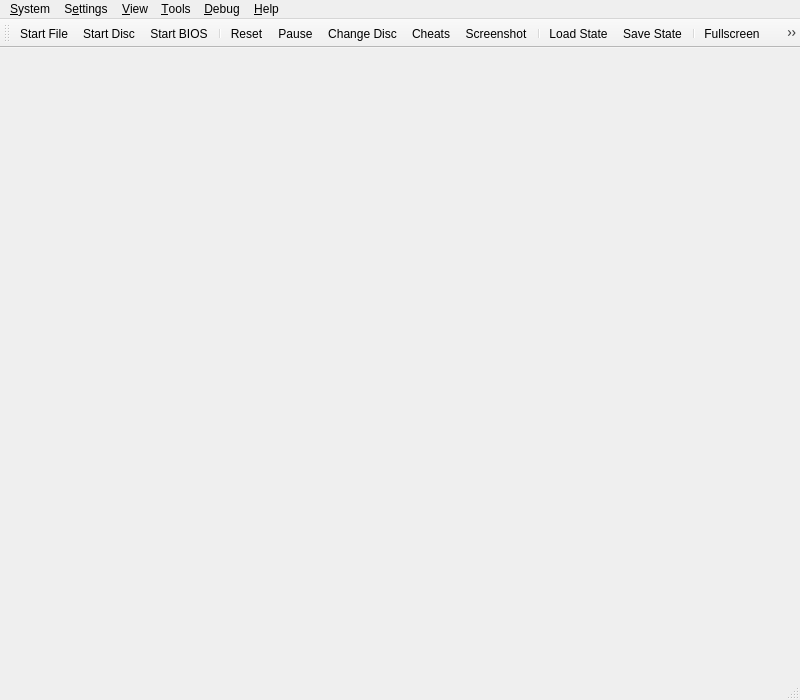
<?xml version="1.0" encoding="UTF-8"?>
<ui version="4.0">
 <class>MainWindow</class>
 <widget class="QMainWindow" name="MainWindow">
  <property name="geometry">
   <rect>
    <x>0</x>
    <y>0</y>
    <width>800</width>
    <height>700</height>
   </rect>
  </property>
  <property name="acceptDrops">
   <bool>true</bool>
  </property>
  <property name="windowTitle">
   <string>PCSX2</string>
  </property>
  <property name="windowIcon">
   <iconset resource="resources/resources.qrc">
    <normaloff>:/icons/AppIcon.png</normaloff>:/icons/AppIcon.png</iconset>
  </property>
  <widget class="QStackedWidget" name="mainContainer">
   <property name="currentIndex">
    <number>0</number>
   </property>
   <widget class="QWidget" name="page"/>
   <widget class="QWidget" name="page_2"/>
  </widget>
  <widget class="QMenuBar" name="menuBar">
   <property name="geometry">
    <rect>
     <x>0</x>
     <y>0</y>
     <width>800</width>
     <height>22</height>
    </rect>
   </property>
   <widget class="QMenu" name="menuSystem">
    <property name="title">
     <string>&amp;System</string>
    </property>
    <widget class="QMenu" name="menuChangeDisc">
     <property name="title">
      <string>Change Disc</string>
     </property>
     <property name="icon">
      <iconset theme="dvd-line"/>
     </property>         
     <actiongroup name="actionGroupChangeDiscSubImages"/>
     <addaction name="actionChangeDiscFromFile"/>
     <addaction name="actionChangeDiscFromDevice"/>
     <addaction name="actionChangeDiscFromGameList"/>
     <addaction name="actionRemoveDisc"/>
     <addaction name="separator"/>
    </widget>
    <widget class="QMenu" name="menuCheats">
     <property name="title">
      <string>Cheats</string>
     </property>
     <property name="icon">
      <iconset theme="flask-line"/>
     </property>         
    </widget>
    <widget class="QMenu" name="menuLoadState">
     <property name="title">
      <string>Load State</string>
     </property>
     <property name="icon">
      <iconset theme="folder-open-line"/>
     </property>       
    </widget>
    <widget class="QMenu" name="menuSaveState">
     <property name="title">
      <string>Save State</string>
     </property>
     <property name="icon">
      <iconset theme="save-3-line"/>
     </property>             
    </widget>
    <addaction name="actionStartFile"/>
    <addaction name="actionStartDisc"/>
    <addaction name="actionStartBios"/>
    <addaction name="actionResumeLastState"/>
    <addaction name="separator"/>
    <addaction name="actionPowerOff"/>
    <addaction name="actionReset"/>
    <addaction name="actionPause"/>
    <addaction name="menuChangeDisc"/>
    <addaction name="separator"/>
    <addaction name="menuCheats"/>
    <addaction name="actionScreenshot"/>
    <addaction name="separator"/>
    <addaction name="menuLoadState"/>
    <addaction name="menuSaveState"/>
    <addaction name="separator"/>
    <addaction name="actionExit"/>
   </widget>
   <widget class="QMenu" name="menuSettings">
    <property name="title">
     <string>S&amp;ettings</string>
    </property>
    <addaction name="actionInterfaceSettings"/>
    <addaction name="actionGameListSettings"/>
    <addaction name="actionBIOSSettings"/>
    <addaction name="actionEmulationSettings"/>
    <addaction name="actionSystemSettings"/>
    <addaction name="actionDisplaySettings"/>
    <addaction name="actionOSDSettings"/>
    <addaction name="actionGraphicsSettings"/>
    <addaction name="actionAudioSettings"/>
    <addaction name="actionControllerSettings"/>
    <addaction name="actionMemoryCardSettings"/>
    <addaction name="actionHotkeySettings"/>
    <addaction name="separator"/>
    <addaction name="actionAddGameDirectory"/>
    <addaction name="actionScanForNewGames"/>
    <addaction name="actionRescanAllGames"/>
   </widget>
   <widget class="QMenu" name="menuHelp">
    <property name="title">
     <string>&amp;Help</string>
    </property>
    <addaction name="actionGitHubRepository"/>
    <addaction name="actionSupportForums"/>
    <addaction name="actionDiscordServer"/>
    <addaction name="separator"/>
    <addaction name="actionCheckForUpdates"/>
    <addaction name="separator"/>
    <addaction name="actionAboutQt"/>
    <addaction name="actionAbout"/>
   </widget>
   <widget class="QMenu" name="menuDebug">
    <property name="title">
     <string>&amp;Debug</string>
    </property>
    <widget class="QMenu" name="menuDebugSwitchRenderer">
     <property name="title">
      <string>Switch Renderer</string>
     </property>
    </widget>
    <addaction name="separator"/>
    <addaction name="actionToggleSoftwareRendering"/>
    <addaction name="menuDebugSwitchRenderer"/>
    <addaction name="separator"/>
    <addaction name="actionReloadPatches"/>
   </widget>
   <widget class="QMenu" name="menu_View">
    <property name="title">
     <string>&amp;View</string>
    </property>
    <widget class="QMenu" name="menuWindowSize">
     <property name="title">
      <string>&amp;Window Size</string>
     </property>
     <property name="icon">
      <iconset theme="window-2-line"/>
     </property>       
    </widget>
    <addaction name="actionViewToolbar"/>
    <addaction name="actionViewLockToolbar"/>     
    <addaction name="actionViewStatusBar"/>
    <addaction name="separator"/>
    <addaction name="actionViewGameList"/>
    <addaction name="actionViewGameGrid"/>
    <addaction name="actionViewSystemDisplay"/>
    <addaction name="actionViewGameProperties"/>
    <addaction name="separator"/>
    <addaction name="actionFullscreen"/>
    <addaction name="menuWindowSize"/>
    <addaction name="separator"/>
    <addaction name="actionGridViewShowTitles"/>
    <addaction name="actionGridViewZoomIn"/>
    <addaction name="actionGridViewZoomOut"/>
    <addaction name="actionGridViewRefreshCovers"/>
   </widget>
   <widget class="QMenu" name="menu_Tools">
    <property name="title">
     <string>&amp;Tools</string>
    </property>
    <addaction name="actionMemory_Card_Editor"/>
    <addaction name="actionCheatManager"/>
    <addaction name="separator"/>
    <addaction name="actionOpenDataDirectory"/>
   </widget>
   <addaction name="menuSystem"/>
   <addaction name="menuSettings"/>
   <addaction name="menu_View"/>
   <addaction name="menu_Tools"/>
   <addaction name="menuDebug"/>
   <addaction name="menuHelp"/>
  </widget>
  <widget class="QToolBar" name="toolBar">
   <property name="windowTitle">
    <string>toolBar</string>
   </property>
   <property name="iconSize">
    <size>
     <width>32</width>
     <height>32</height>
    </size>
   </property>
   <property name="toolButtonStyle">
    <enum>Qt::ToolButtonTextUnderIcon</enum>
   </property>
   <attribute name="toolBarArea">
    <enum>TopToolBarArea</enum>
   </attribute>
   <attribute name="toolBarBreak">
    <bool>false</bool>
   </attribute>
   <property name="visible">
    <bool>false</bool>
   </property>
   <addaction name="actionStartFile"/>
   <addaction name="actionStartDisc"/>
   <addaction name="actionStartBios"/>
   <addaction name="separator"/>
   <addaction name="actionReset"/>
   <addaction name="actionPause"/>
   <addaction name="actionChangeDisc"/>
   <addaction name="actionCheats"/>
   <addaction name="actionScreenshot"/>
   <addaction name="separator"/>
   <addaction name="actionLoadState"/>
   <addaction name="actionSaveState"/>
   <addaction name="separator"/>
   <addaction name="actionFullscreen"/>
   <addaction name="actionSettings"/>
  </widget>   
  <widget class="QStatusBar" name="statusBar"/>
  <action name="actionStartFile">
   <property name="text">
    <string>Start &amp;File...</string>
   </property>
   <property name="icon">
    <iconset theme="file-line"/>
   </property>      
  </action>
  <action name="actionStartDisc">
   <property name="text">
    <string>Start &amp;Disc...</string>
   </property>
   <property name="icon">
    <iconset theme="disc-line"/>
   </property>            
  </action>
  <action name="actionStartBios">
   <property name="text">
    <string>Start &amp;BIOS</string>
   </property>
   <property name="icon">
    <iconset theme="hard-drive-2-line"/>
   </property>        
  </action>
  <action name="actionScanForNewGames">
   <property name="text">
    <string>&amp;Scan For New Games</string>
   </property>
   <property name="icon">
    <iconset theme="file-search-line"/>
   </property>    
  </action>
  <action name="actionRescanAllGames">
   <property name="text">
    <string>&amp;Rescan All Games</string>
   </property>
   <property name="icon">
    <iconset theme="refresh-line"/>
   </property>
  </action>
  <action name="actionPowerOff">
   <property name="text">
    <string>Shut &amp;Down</string>
   </property>
   <property name="icon">
    <iconset theme="shut-down-line"/>
   </property>     
  </action>
  <action name="actionReset">
   <property name="text">
    <string>&amp;Reset</string>
   </property>
   <property name="icon">
    <iconset theme="restart-line"/>
   </property>    
  </action>
  <action name="actionPause">
   <property name="checkable">
    <bool>true</bool>
   </property>
   <property name="text">
    <string>&amp;Pause</string>
   </property>
   <property name="icon">
    <iconset theme="pause-line"/>
   </property>  
  </action>
  <action name="actionLoadState">
   <property name="text">
    <string>&amp;Load State</string>
   </property>
   <property name="icon">
    <iconset theme="folder-open-line"/>
   </property>      
  </action>
  <action name="actionSaveState">
   <property name="text">
    <string>&amp;Save State</string>
   </property>
   <property name="icon">
    <iconset theme="save-3-line"/>
   </property>  
  </action>
  <action name="actionExit">
   <property name="text">
    <string>E&amp;xit</string>
   </property>
   <property name="icon">
    <iconset theme="door-open-line"/>
   </property>     
  </action>
  <action name="actionBIOSSettings">
   <property name="text">
    <string>&amp;BIOS</string>
   </property>
   <property name="icon">
    <iconset theme="hard-drive-2-line"/>
   </property>
  </action>
  <action name="actionSystemSettings">
   <property name="text">
    <string>System</string>
   </property>
   <property name="icon">
    <iconset theme="artboard-2-line"/>
   </property>
  </action>
  <action name="actionEmulationSettings">
   <property name="text">
    <string>Emulation</string>
   </property>
   <property name="icon">
    <iconset theme="dashboard-line"/>
   </property>
  </action>
  <action name="actionControllerSettings">
   <property name="text">
    <string>&amp;Controllers</string>
   </property>
   <property name="icon">
    <iconset theme="gamepad-line"/>
   </property>    
  </action>
  <action name="actionHotkeySettings">
   <property name="text">
    <string>&amp;Hotkeys</string>
   </property>
   <property name="icon">
    <iconset theme="keyboard-line"/>
   </property>
  </action>
  <action name="actionDisplaySettings">
   <property name="text">
    <string>&amp;Display</string>
   </property>
   <property name="icon">
    <iconset theme="window-2-line"/>
   </property>
  </action>
  <action name="actionOSDSettings">
   <property name="text">
    <string>&amp;OSD</string>
   </property>
   <property name="icon">
    <iconset theme="tv-2-line"/>
   </property>
  </action>
  <action name="actionGraphicsSettings">
   <property name="text">
    <string>&amp;Graphics</string>
   </property>
   <property name="icon">
    <iconset theme="brush-line"/>
   </property>
  </action>
  <action name="actionPostProcessingSettings">
   <property name="text">
    <string>&amp;Post-Processing Settings...</string>
   </property>
  </action>
  <action name="actionFullscreen">
   <property name="text">
    <string>Fullscreen</string>
   </property>
   <property name="icon">
    <iconset theme="fullscreen-line"/>
   </property>    
  </action>
  <action name="actionResolution_Scale">
   <property name="text">
    <string>Resolution Scale</string>
   </property>
  </action>
  <action name="actionGitHubRepository">
   <property name="text">
    <string>&amp;GitHub Repository...</string>
   </property>
  </action>
  <action name="actionSupportForums">
   <property name="text">
    <string>Support &amp;Forums...</string>
   </property>
  </action>
  <action name="actionDiscordServer">
   <property name="text">
    <string>&amp;Discord Server...</string>
   </property>
  </action>
  <action name="actionCheckForUpdates">
   <property name="icon">
    <iconset theme="download-2-line"/>
   </property>    
   <property name="text">
    <string>Check for &amp;Updates...</string>
   </property>
  </action>
  <action name="actionAboutQt">
   <property name="icon">
    <iconset resource="resources/resources.qrc">
     <normaloff>:/icons/QT.png</normaloff>:/icons/QT.png</iconset>
   </property>
   <property name="text">
    <string>About &amp;Qt...</string>
   </property>
  </action>
  <action name="actionAbout">
   <property name="text">
    <string>&amp;About PCSX2...</string>
   </property>
  </action>
  <action name="actionChangeDisc">
   <property name="text">
    <string>Change Disc...</string>
   </property>
   <property name="icon">
    <iconset theme="dvd-line"/>
   </property>             
  </action>
  <action name="actionCheats">
   <property name="text">
    <string>Cheats...</string>
   </property>
   <property name="icon">
    <iconset theme="flask-line"/>
   </property>   
  </action>
  <action name="actionAudioSettings">
   <property name="text">
    <string>&amp;Audio</string>
   </property>
   <property name="icon">
    <iconset theme="volume-up-line"/>
   </property>
  </action>
  <action name="actionGameListSettings">
   <property name="text">
    <string>Game List</string>
   </property>
   <property name="icon">
    <iconset theme="folder-settings-line"/>
   </property>
  </action>
  <action name="actionInterfaceSettings">
   <property name="text">
    <string>Interface</string>
   </property>
   <property name="icon">
    <iconset theme="settings-3-line"/>
   </property>
  </action>
  <action name="actionAddGameDirectory">
   <property name="text">
    <string>Add Game Directory...</string>
   </property>
   <property name="icon">
    <iconset theme="folder-add-line"/>
   </property>    
  </action>
  <action name="actionSettings">
   <property name="text">
    <string>&amp;Settings...</string>
   </property>
   <property name="icon">
    <iconset theme="settings-3-line"/>
   </property>
  </action>
  <action name="actionChangeDiscFromFile">
   <property name="text">
    <string>From File...</string>
   </property>
  </action>
  <action name="actionChangeDiscFromDevice">
   <property name="text">
    <string>From Device...</string>
   </property>
  </action>
  <action name="actionChangeDiscFromGameList">
   <property name="text">
    <string>From Game List...</string>
   </property>
  </action>
  <action name="actionRemoveDisc">
   <property name="text">
    <string>Remove Disc</string>
   </property>
  </action>
  <action name="actionResume_State">
   <property name="text">
    <string>Resume State</string>
   </property>
   <property name="icon">
    <iconset theme="play-line"/>
   </property>        
  </action>
  <action name="actionGlobal_State">
   <property name="text">
    <string>Global State</string>
   </property>
  </action>
  <action name="actionScreenshot">
   <property name="text">
    <string>&amp;Screenshot</string>
   </property>
   <property name="icon">
    <iconset theme="screenshot-2-line"/>
   </property>    
  </action>
  <action name="actionMemoryCardSettings">
   <property name="text">
    <string>&amp;Memory Cards</string>
   </property>
   <property name="icon">
    <iconset theme="sd-card-line"/>
   </property>
  </action>
  <action name="actionResumeLastState">
   <property name="text">
    <string>Resume</string>
   </property>
   <property name="toolTip">
    <string>Resumes the last save state created.</string>
   </property>
  </action>
  <action name="actionViewToolbar">
   <property name="checkable">
    <bool>true</bool>
   </property>
   <property name="checked">
    <bool>true</bool>
   </property>
   <property name="text">
    <string>&amp;Toolbar</string>
   </property>
  </action>
  <action name="actionViewLockToolbar">
   <property name="checkable">
    <bool>true</bool>
   </property>
   <property name="checked">
    <bool>false</bool>
   </property>
   <property name="text">
    <string>Lock Toolbar</string>
   </property>
  </action>   
  <action name="actionViewStatusBar">
   <property name="checkable">
    <bool>true</bool>
   </property>
   <property name="checked">
    <bool>true</bool>
   </property>
   <property name="text">
    <string>&amp;Status Bar</string>
   </property>
  </action>
  <action name="actionViewGameList">
   <property name="text">
    <string>Game &amp;List</string>
   </property>
   <property name="icon">
    <iconset theme="list-check"/>
   </property>    
  </action>
  <action name="actionViewSystemDisplay">
   <property name="enabled">
    <bool>false</bool>
   </property>
   <property name="text">
    <string>System &amp;Display</string>
   </property>
   <property name="icon">
    <iconset theme="tv-2-line"/>
   </property>     
  </action>
  <action name="actionViewGameProperties">
   <property name="enabled">
    <bool>false</bool>
   </property>
   <property name="text">
    <string>Game &amp;Properties</string>
   </property>
   <property name="icon">
    <iconset theme="file-settings-line"/>
   </property>      
  </action>
  <action name="actionMemory_Card_Editor">
   <property name="text">
    <string>Memory &amp;Card Editor</string>
   </property>
  </action>
  <action name="actionCheatManager">
   <property name="text">
    <string>C&amp;heat Manager</string>
   </property>
  </action>
  <action name="actionCPUDebugger">
   <property name="text">
    <string>CPU D&amp;ebugger</string>
   </property>
  </action>
  <action name="actionViewGameGrid">
   <property name="text">
    <string>Game &amp;Grid</string>
   </property>
   <property name="icon">
    <iconset theme="function-line"/>
   </property>
  </action>
  <action name="actionGridViewShowTitles">
   <property name="checkable">
    <bool>true</bool>
   </property>
   <property name="checked">
    <bool>true</bool>
   </property>
   <property name="text">
    <string>Show Titles (Grid View)</string>
   </property>
  </action>
  <action name="actionGridViewZoomIn">
   <property name="text">
    <string>Zoom &amp;In (Grid View)</string>
   </property>
   <property name="shortcut">
    <string>Ctrl++</string>
   </property>
  </action>
  <action name="actionGridViewZoomOut">
   <property name="text">
    <string>Zoom &amp;Out (Grid View)</string>
   </property>
   <property name="shortcut">
    <string>Ctrl+-</string>
   </property>
  </action>
  <action name="actionGridViewRefreshCovers">
   <property name="text">
    <string>Refresh &amp;Covers (Grid View)</string>
   </property>
  </action>
  <action name="actionOpen_Memory_Card_Directory">
   <property name="text">
    <string>Open Memory Card Directory...</string>
   </property>
  </action>
  <action name="actionOpenDataDirectory">
   <property name="text">
    <string>Open Data Directory...</string>
   </property>
  </action>
  <action name="actionToggleSoftwareRendering">
   <property name="text">
    <string>Toggle Software Rendering</string>
   </property>
  </action>
  <action name="actionReloadPatches">
   <property name="text">
    <string>Reload Cheats/Patches</string>
   </property>
  </action>
 </widget>
 <resources>
  <include location="resources/resources.qrc"/>
 </resources>
 <connections/>
</ui>
